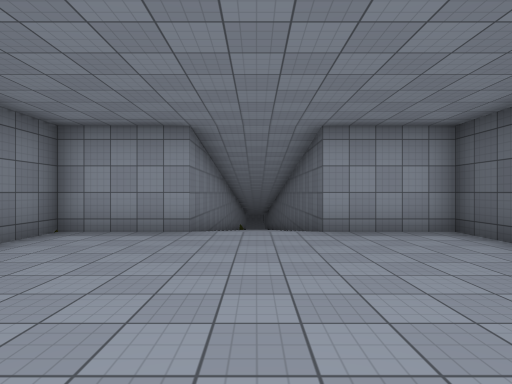
view 1 (above)

21 first-person views from a walk through a 3-D level made in the Unity game engine. The camera is 1.5 m above the floor, looks level and sees 80° across. The floor is counted in squares, 2 m on a side. Each view is taken from the middle of a square. On the plan, view 1 faces up. The plan holds only what a view shows up to about 10 squares ahead; the rest is blank. The place goes on beyond the plan. The player character is not drawn. Some surface patterns are stand-ins.

view 2
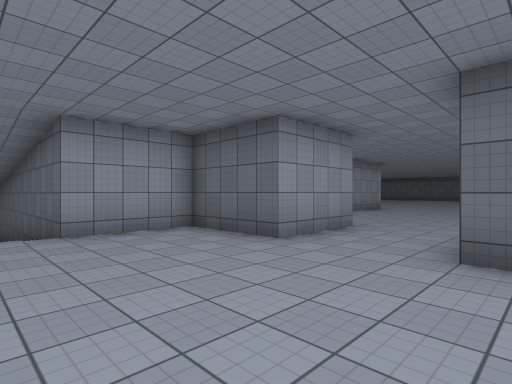

view 3
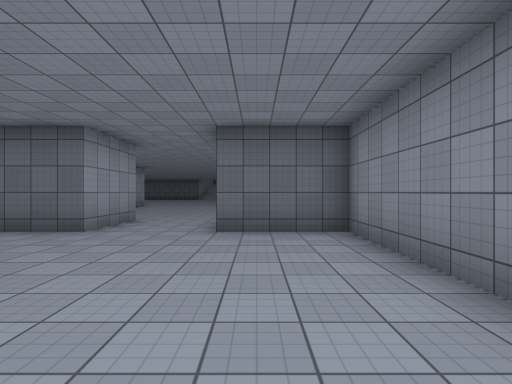

view 4
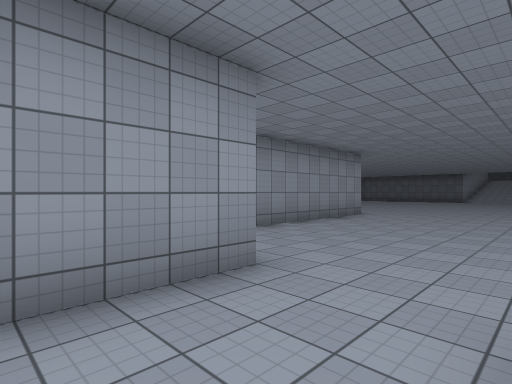

view 5
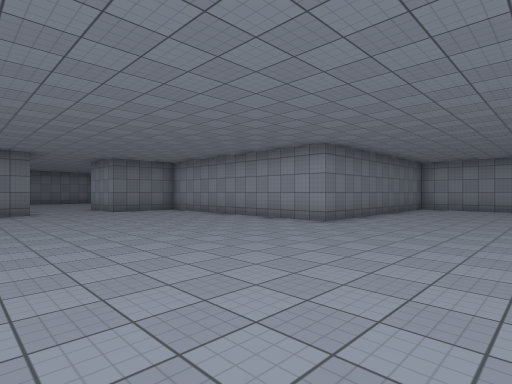

view 6
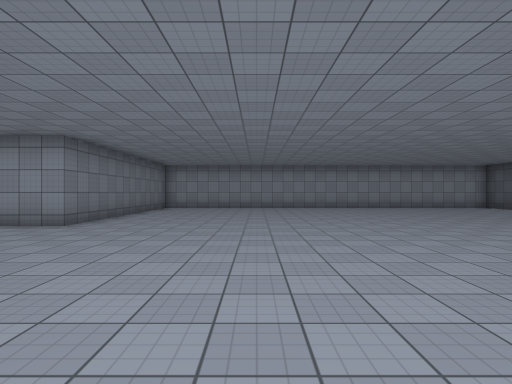

view 7
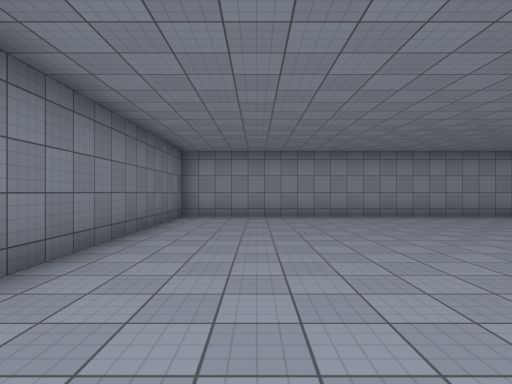

view 8
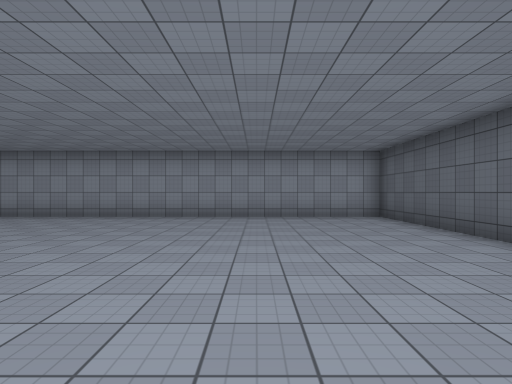

view 9
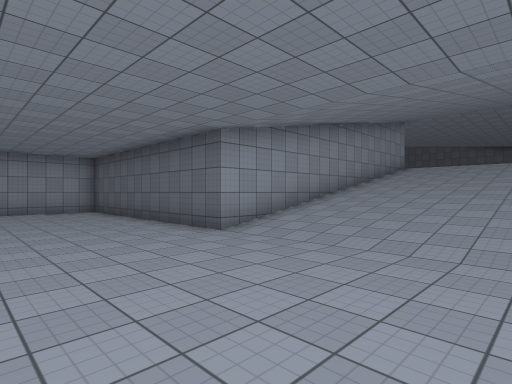

view 10
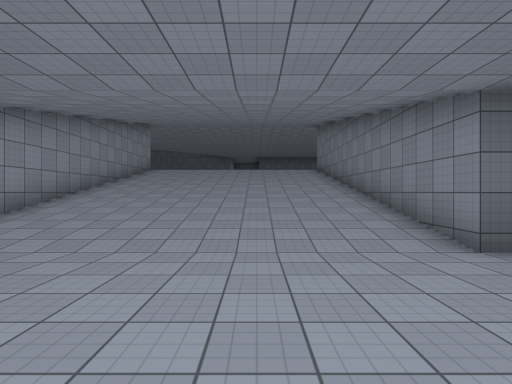

view 11
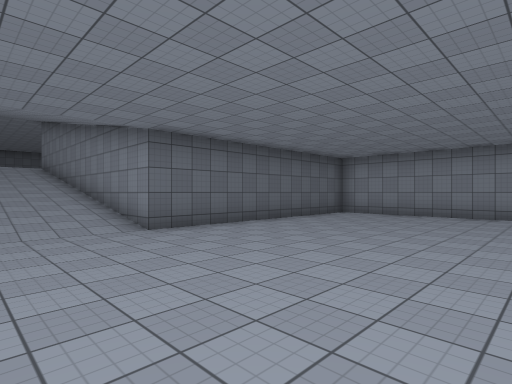

view 12
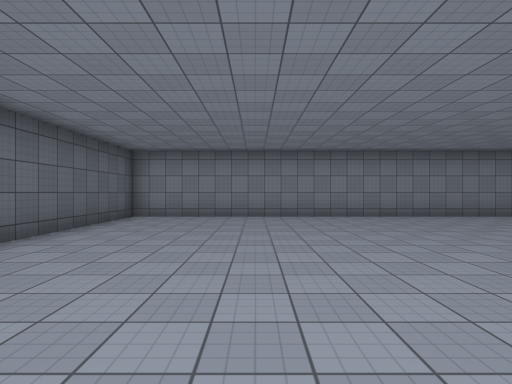

view 13
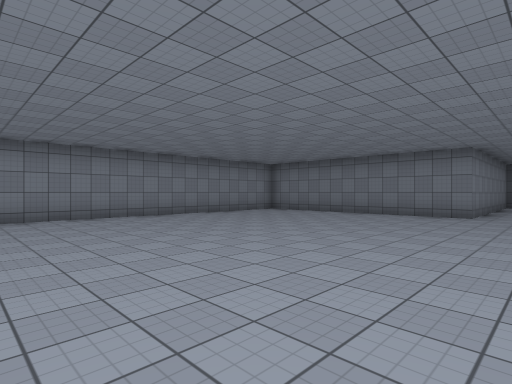

view 14
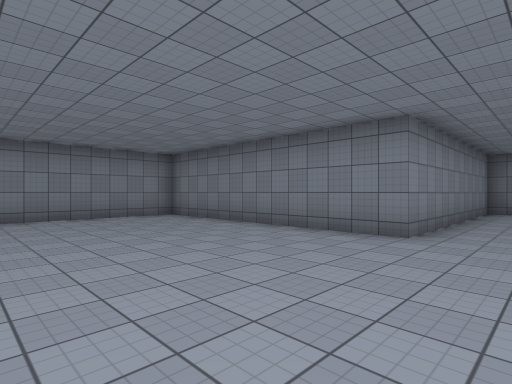

view 15
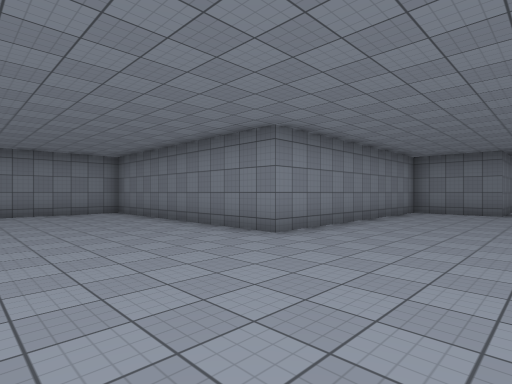

view 16
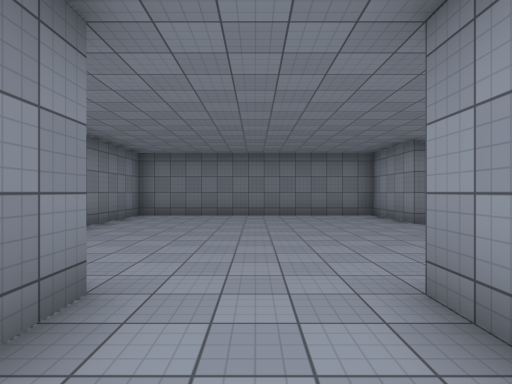

view 17
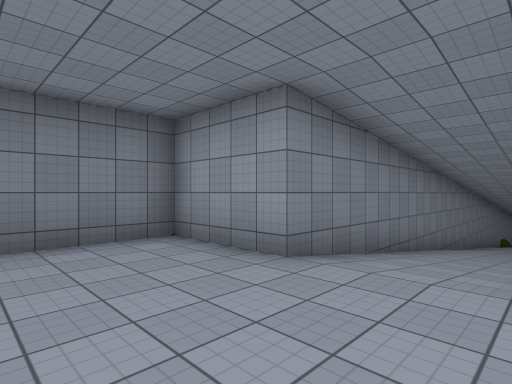

view 18
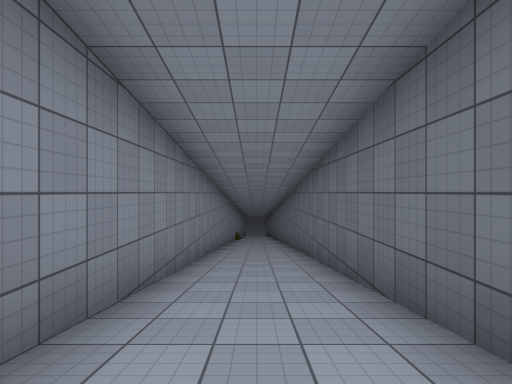

view 19
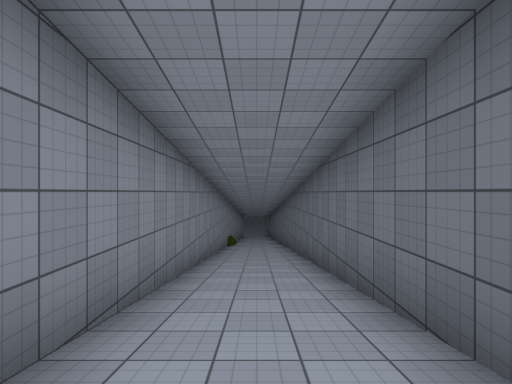

view 20
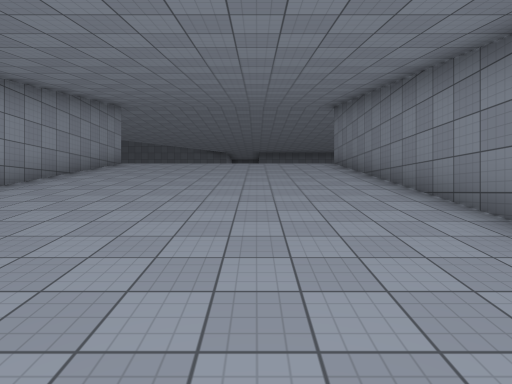

view 21
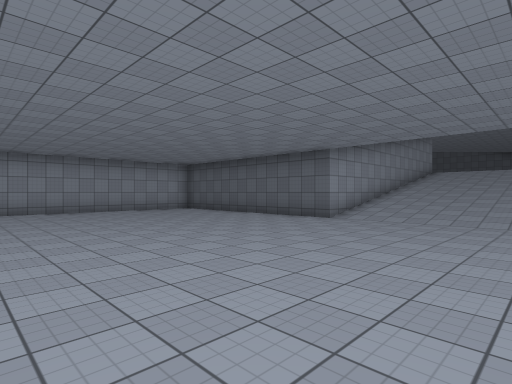

### Floor plan
Key: @ floor where view 1 was taken; # wall or solid block; . floor; / step, stairs or slope; = window, fence, low wall or low ledge.
Columns run from 4 left of view 1 to 38 right of it. Each row starts with its distance up from view 1.
 17   #///#
 16   #///#
 15   #///#
 14   #///#          #################
 13   #///#          #...............#
 12   #///#          #...............#
 11   #///#          #...............#
 10   #///#          #...............#
  9   #///#          #...............#
  8   #///#          #...............#
  7   #///#          #...............#
  6 ###///###    #####...............##########
  5 #.......#   .....................//////////
  4 #.......###......................//////////
  3 #................................//////////
  2 #................................//////////
  1 #................................//////////
  0 #...@...###......................//////////
 -1 #.......# #......................//////////
 -2 ######### ########...............##########
 -3                  #...............#
 -4                  #...............#
 -5                  #...............#
 -6                  #...............#
 -7                  #...............#
 -8                  #...............#
 -9                  #...............#
-10                  #=##############

Positions as (right, up) in squares from view 1, and headings:
1: (0, 0), facing up
2: (0, 0), facing up-right
3: (-2, 0), facing right
4: (4, 1), facing up-right
5: (18, -1), facing up-left
6: (18, -1), facing up
7: (16, 4), facing up
8: (25, 4), facing up
9: (25, 1), facing up-right
10: (25, 1), facing right
11: (23, 1), facing down-right
12: (25, 0), facing down
13: (24, 0), facing down-left
14: (19, 0), facing down-left
15: (18, 2), facing down-left
16: (6, 2), facing left
17: (1, 3), facing up-left
18: (0, 5), facing up
19: (0, 10), facing up
20: (28, 1), facing right
21: (21, 1), facing up-right
